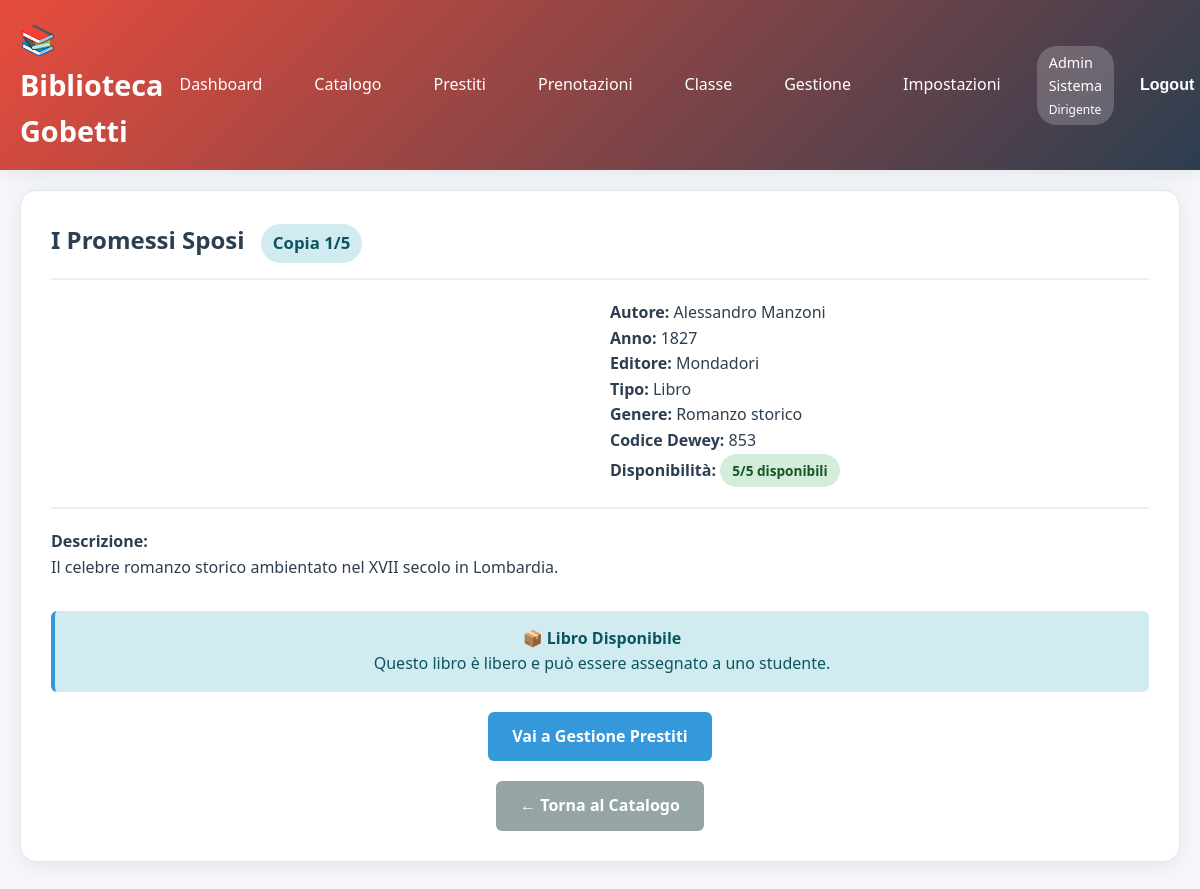
/user/dettaglio_libro.php?id=1 (signed in), run on the app's committed database.
### tables this page shows
CREATE TABLE IF NOT EXISTS utenti (
    id INT AUTO_INCREMENT PRIMARY KEY,
    username VARCHAR(50) UNIQUE NOT NULL,
    password VARCHAR(255) NOT NULL,
    nome VARCHAR(100) NOT NULL,
    cognome VARCHAR(100) NOT NULL,
    email VARCHAR(150) UNIQUE NOT NULL,
    livello INT NOT NULL DEFAULT 100,
    classe_id INT NULL,
    in_blacklist BOOLEAN DEFAULT FALSE,
    motivo_blacklist TEXT NULL,
    data_inizio_blacklist DATETIME NULL,
    data_creazione TIMESTAMP DEFAULT CURRENT_TIMESTAMP,
    ultimo_accesso TIMESTAMP NULL,
    attivo BOOLEAN DEFAULT TRUE,
    INDEX idx_livello (livello),
    INDEX idx_blacklist (in_blacklist),
    INDEX idx_classe (classe_id)
);

CREATE TABLE IF NOT EXISTS libri (
    id INT AUTO_INCREMENT PRIMARY KEY,
    tipo ENUM('libro', 'rivista', 'dizionario', 'manuale') DEFAULT 'libro',
    titolo VARCHAR(255) NOT NULL,
    autore VARCHAR(255) NULL,
    anno_uscita INT NULL,
    casa_editrice VARCHAR(150) NULL,
    lingua VARCHAR(50) DEFAULT 'Italiano',
    genere VARCHAR(100) NULL,
    codice_dewey VARCHAR(50) NULL,
    collocazione VARCHAR(100) NULL,
    numero_armadio VARCHAR(20) NULL,
    numero_ripiano VARCHAR(20) NULL,
    numero_aula VARCHAR(20) NULL,
    isbn VARCHAR(20) NULL,
    immagine_copertina VARCHAR(255) NULL,
    trama TEXT NULL,
    numero_copie INT DEFAULT 1,
    copie_disponibili INT DEFAULT 1,
    stato ENUM('disponibile', 'non_disponibile', 'manutenzione') DEFAULT 'disponibile',
    prenotabile BOOLEAN DEFAULT TRUE,
    data_inserimento TIMESTAMP DEFAULT CURRENT_TIMESTAMP,
    ultima_modifica TIMESTAMP DEFAULT CURRENT_TIMESTAMP ON UPDATE CURRENT_TIMESTAMP,
    INDEX idx_tipo (tipo),
    INDEX idx_stato (stato),
    INDEX idx_disponibili (copie_disponibili),
    FULLTEXT idx_ricerca (titolo, autore, genere)
);

### includes/functions.php (called while the page is built, shortened)
<?php
function isLogged() {
    return isset($_SESSION['user_id']) && isset($_SESSION['livello']);
}
function hasMinLevel($livello_minimo) {
    return $_SESSION['livello'] >= $livello_minimo;
}
function getCurrentUser() {
    $db = getDB();
    $stmt = $db->prepare("SELECT * FROM utenti WHERE id = ?");
    $stmt->execute([$_SESSION['user_id']]);
    return $stmt->fetch();
}
function e($string) {
    return htmlspecialchars($string, ENT_QUOTES, 'UTF-8');
}
?>

### user/dettaglio_libro.php (the view, shortened to what this page needs)
<?php
require_once '../includes/functions.php';
$db = getDB();
$user = getCurrentUser();
$libro_id = $_GET['id'] ?? null;
$copia = $_GET['copia'] ?? 1;
$stmt = $db->prepare("SELECT * FROM libri WHERE id = ?");
$stmt->execute([$libro_id]);
$libro = $stmt->fetch();
$stmt = $db->prepare("
    SELECT p.*, u.nome, u.cognome
    FROM prestiti p
    JOIN utenti u ON p.utente_id = u.id
    WHERE p.libro_id = ? AND p.stato IN ('attivo', 'in_ritardo')
    LIMIT 1
");
$stmt->execute([$libro_id]);
$prestito_attivo = $stmt->fetch();
$is_bibliotecario = $user['livello'] >= LIVELLO_BIBLIOTECARIO;
$azione = null;
if ($is_bibliotecario) {
    if ($prestito_attivo) {
        $azione = 'restituzione';
    } else {
        $azione = 'assegnazione';
    }
} else {
    $azione = 'visualizza';
}
?>
<!DOCTYPE html>
<html lang="it">
<head>
    <link rel="stylesheet" href="../assets/css/style.css">
</head>
<body data-livello="<?php echo $user['livello']; ?>">
    <?php include '../includes/header.php'; ?>
    <div class="container">
        <div class="card">
            <div class="card-header">
                <h2 class="card-title">
                    <?php echo e($libro['titolo']); ?>
                    <span class="badge badge-info" style="font-size: 0.7em; margin-left: 10px;">
                        Copia <?php echo $copia; ?>/<?php echo $libro['numero_copie']; ?>
                    </span>
                </h2>
            </div>
            <div class="form-row">
                <div style="flex: 1;">
                </div>
                <div style="flex: 2;">
                    <?php if ($libro['autore']): ?>
                        <p><strong>Autore:</strong> <?php echo e($libro['autore']); ?></p>
                    <?php endif; ?>
                    <?php if ($libro['anno_uscita']): ?>
                        <p><strong>Anno:</strong> <?php echo e($libro['anno_uscita']); ?></p>
                    <?php endif; ?>
                    <?php if ($libro['casa_editrice']): ?>
                        <p><strong>Editore:</strong> <?php echo e($libro['casa_editrice']); ?></p>
                    <?php endif; ?>
                    <p><strong>Tipo:</strong> <?php echo e(ucfirst($libro['tipo'])); ?></p>
                    <?php if ($libro['genere']): ?>
                        <p><strong>Genere:</strong> <?php echo e($libro['genere']); ?></p>
                    <?php endif; ?>
                    <?php if ($libro['codice_dewey']): ?>
                        <p><strong>Codice Dewey:</strong> <?php echo e($libro['codice_dewey']); ?></p>
                    <?php endif; ?>
                    <p><strong>Disponibilità:</strong>
                        <span class="badge <?php echo $libro['copie_disponibili'] > 0 ? 'badge-success' : 'badge-danger'; ?>">
                            <?php echo $libro['copie_disponibili']; ?>/<?php echo $libro['numero_copie']; ?> disponibili
                        </span>
                    </p>
                </div>
            </div>
            <?php if ($libro['trama']): ?>
                <div style="margin-top: 20px; padding-top: 20px; border-top: 2px solid var(--light-bg);">
                    <strong>Descrizione:</strong>
                    <p><?php echo nl2br(e($libro['trama'])); ?></p>
                </div>
            <?php endif; ?>
            <div style="margin-top: 30px; text-align: center;">
                <?php if ($azione === 'assegnazione' && $is_bibliotecario): ?>
                    <div class="alert alert-info">
                        <strong>📦 Libro Disponibile</strong><br>
                        Questo libro è libero e può essere assegnato a uno studente.
                    </div>
                    <a href="../admin/gestione_prestiti.php" class="btn btn-primary">
                        Vai a Gestione Prestiti
                    </a>
                <?php endif; ?>
            </div>
            <div style="margin-top: 20px; text-align: center;">
                <a href="catalogo.php" class="btn btn-secondary">← Torna al Catalogo</a>
            </div>
        </div>
    </div>
</body>
</html>

### includes/header.php (shortened to what this page needs)
<?php
$user = getCurrentUser();
$livelli_nomi = [
    100 => 'Studente',
    300 => 'Docente',
    320 => 'Bibliotecario',
    400 => 'Tecnico',
    500 => 'Collaboratore',
    600 => 'Amministrativo',
    900 => 'Dirigente'
];
$ruolo = $livelli_nomi[$user['livello']] ?? 'Utente';
?>
<header class="header">
    <div class="header-content">
        <h1>📚 Biblioteca Gobetti</h1>
        <nav class="header-nav">
            <a href="/biblioteca_gobetti/user/dashboard.php">Dashboard</a>
            <a href="/biblioteca_gobetti/user/catalogo.php">Catalogo</a>
            <a href="/biblioteca_gobetti/user/prestiti.php">Prestiti</a>
            <a href="/biblioteca_gobetti/user/prenotazioni.php">Prenotazioni</a>
            <?php if (hasMinLevel(LIVELLO_DOCENTE)): ?>
                <a href="/biblioteca_gobetti/user/prenotazioni_classe.php">Classe</a>
            <?php endif; ?>
            <?php if (hasMinLevel(LIVELLO_BIBLIOTECARIO)): ?>
                <a href="/biblioteca_gobetti/admin/gestione_prestiti.php">Gestione</a>
            <?php endif; ?>
            <?php if (hasMinLevel(LIVELLO_AMMINISTRATIVO)): ?>
                <a href="/biblioteca_gobetti/admin/impostazioni.php">Impostazioni</a>
            <?php endif; ?>
            <div class="user-info">
                <span class="user-badge">
                    <?php echo e($user['nome'] . ' ' . $user['cognome']); ?>
                    <br>
                    <small><?php echo $ruolo; ?></small>
                </span>
                <form method="POST" action="/biblioteca_gobetti/user/logout.php" style="display: inline;">
                    <button type="submit" class="btn btn-secondary btn-sm">Logout</button>
                </form>
            </div>
        </nav>
    </div>
</header>

### assets/css/style.css (style rules this page uses)
:root { --primary-color: #2c3e50; --secondary-color: #3498db; --success-color: #27ae60; --danger-color: #e74c3c; --warning-color: #f39c12; --light-bg: #ecf0f1; --dark-text: #2c3e50; --border-color: #e0e6ed; --shadow: 0 4px 20px rgba(0,0,0,0.08); --shadow-hover: 0 8px 30px rgba(0,0,0,0.15); --color-studente: #3498db; --color-docente: #9b59b6; --color-bibliotecario: #e67e22; --color-admin: #e74c3c; --color-dirigente: #c0392b; }
body[data-livello="320"], body[data-livello="600"], body[data-livello="900"] { --user-color: var(--color-admin); }
* { margin: 0; padding: 0; box-sizing: border-box; }
body { font-family: 'Segoe UI', Tahoma, Geneva, Verdana, sans-serif; background-color: #f5f7fa; color: var(--dark-text); line-height: 1.6; }
.container { max-width: 1400px; margin: 0 auto; padding: 20px; }
.header { background: linear-gradient(135deg, var(--user-color, var(--primary-color)) 0%, #2c3e50 100%); color: white; padding: 1rem 0; box-shadow: var(--shadow); position: sticky; top: 0; z-index: 1000; }
.header-content { max-width: 1400px; margin: 0 auto; padding: 0 20px; display: flex; justify-content: space-between; align-items: center; }
.header h1 { font-size: 1.8rem; font-weight: 600; }
.header-nav { display: flex; gap: 20px; align-items: center; }
.header-nav a, .header-nav button { color: white; text-decoration: none; padding: 8px 16px; border-radius: 6px; transition: background-color 0.3s; background: none; border: none; cursor: pointer; font-size: 1rem; }
.user-info { display: flex; align-items: center; gap: 10px; }
.user-badge { background-color: rgba(255, 255, 255, 0.2); padding: 5px 12px; border-radius: 20px; font-size: 0.9rem; }
.card { background: white; border-radius: 16px; padding: 30px; margin-bottom: 25px; box-shadow: var(--shadow); transition: transform 0.3s ease, box-shadow 0.3s ease; border: 1px solid var(--border-color); }
.card-header { border-bottom: 2px solid var(--light-bg); padding-bottom: 15px; margin-bottom: 20px; }
.card-title { font-size: 1.5rem; color: var(--primary-color); font-weight: 600; }
.form-row { display: grid; grid-template-columns: 1fr 1fr; gap: 20px; }
.btn { display: inline-block; padding: 12px 24px; border: none; border-radius: 6px; font-size: 1rem; font-weight: 600; cursor: pointer; transition: all 0.3s; text-decoration: none; text-align: center; }
.btn-primary { background-color: var(--secondary-color); color: white; }
.btn-secondary { background-color: #95a5a6; color: white; }
.btn-sm { padding: 8px 16px; font-size: 0.9rem; }
.badge { display: inline-block; padding: 6px 12px; border-radius: 20px; font-size: 0.85rem; font-weight: 600; }
.badge-success { background-color: #d4edda; color: #155724; }
.badge-info { background-color: #d1ecf1; color: #0c5460; }
.alert { padding: 15px 20px; border-radius: 6px; margin-bottom: 20px; border-left: 4px solid; }
.alert-info { background-color: #d1ecf1; color: #0c5460; border-color: var(--secondary-color); }

### data on the page
utenti: nome+cognome "Admin Sistema", livello "Dirigente"
libri: titolo "I Promessi Sposi", numero_copie "5", autore "Alessandro Manzoni", anno_uscita "1827", casa_editrice "Mondadori", tipo "Libro", genere "Romanzo storico", codice_dewey "853", copie_disponibili "5", trama "Il celebre romanzo storico ambientato nel XVII secolo in Lombardia."

### other printed values
$copia "1"
